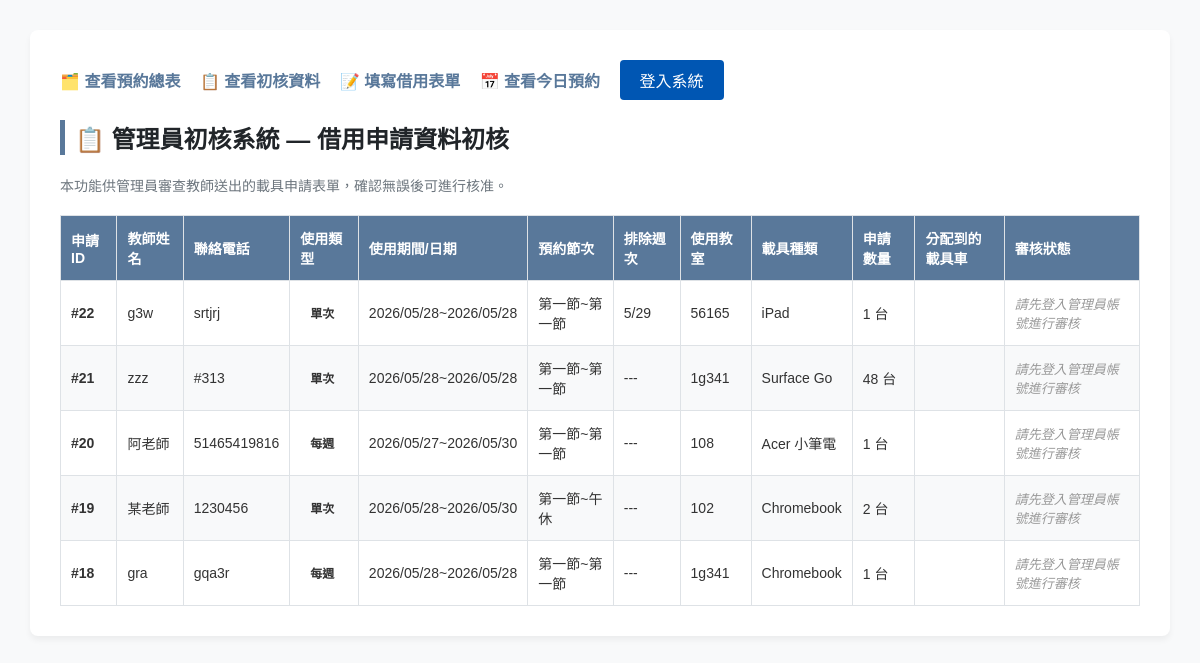
/borrow/, run on an earlier commit of the app's database.
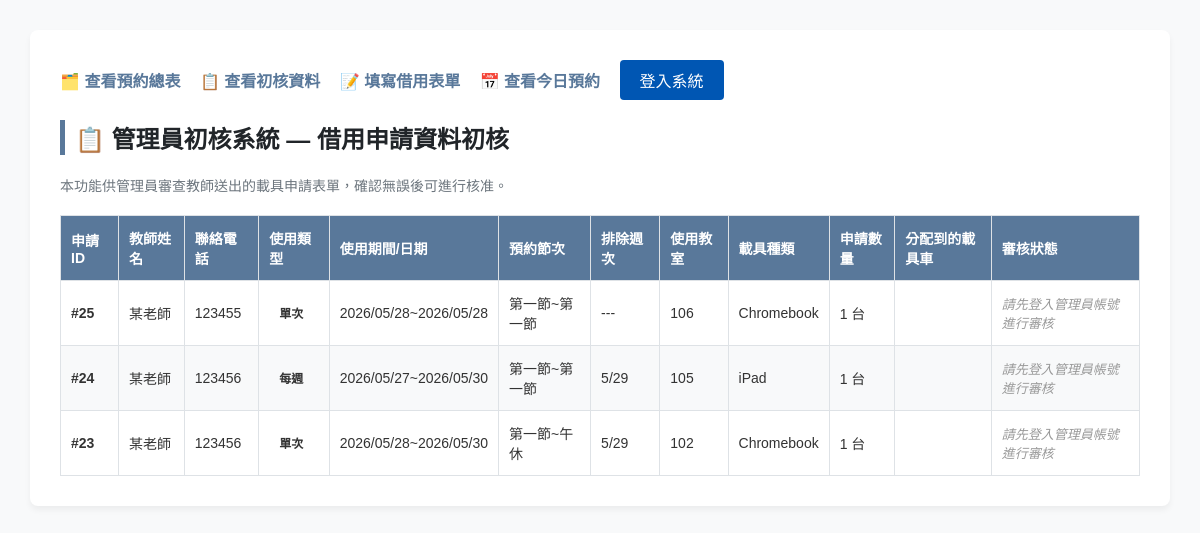
And on a later commit of the database.
### show/models.py (models this page shows, shortened)
class Borrowlist(models.Model):
    user = models.CharField("借用老師", max_length=20, null=True, blank=True)
    phone = models.CharField("聯絡電話", max_length=25)
    location = models.CharField("教室", max_length=10)
    usage_type_choices = (
        ('once','單次'),
        ('weekly','每周'),
    )
    usage_type = models.CharField(max_length=10, choices = usage_type_choices , default='once')
    DEVICE_CHOICES =(
        ('ipad', 'iPad'),
        ('chromebook', 'Chromebook'),
        ('surface_go', 'Surface Go'),
        ('acer_laptop', 'Acer 小筆電'),
    )
    device_type = models.CharField("載具種類", max_length=20, choices=DEVICE_CHOICES)
    start_date = models.DateField("開始日期", null=True, blank=True)
    end_date = models.DateField("結束日期", null=True, blank=True)
    DAY_CHOICES = (
        ('Monday','星期一'), ('Tuesday','星期二'), ('Wednesday','星期三'),
        ('Thursday','星期四'), ('Friday','星期五'),
    )
    day = models.CharField("星期", choices=DAY_CHOICES, max_length=50, blank=True, null=True)
    PERIODS_CHOICES = (
        ('1', '第一節'), ('2', '第二節'), ('3', '第三節'), ('4', '第四節'),
        ('4.5', '午休'), ('5', '第五節'), ('6', '第六節'), ('7', '第七節'), ('8', '第八節'),
    )
    periods = models.CharField("開始預約節次", max_length=50, choices=PERIODS_CHOICES, default='1')
    PERIODS_END_CHOICES = (
        ('1', '第一節'), ('2', '第二節'), ('3', '第三節'), ('4', '第四節'),
        ('4.5', '午休'), ('5', '第五節'), ('6', '第六節'), ('7', '第七節'), ('8', '第八節'),
    )
    periods_end = models.CharField("結束預約節次", max_length=50, choices=PERIODS_END_CHOICES, default='1')
    exclude_weeks = models.CharField("排除週次/備註", max_length=100, blank=True, default="")
    STATUS_CHOICES = (
        ('待審核', '待審核'),
        ('已通過', '已通過'),
        ('已拒絕', '已拒絕'),
    )
    device_id = models.CharField("載具編號",max_length = 10,default="")
    time_id = models.CharField("時間",max_length = 10,default="")
    status = models.CharField("審核狀態", max_length=10, choices = STATUS_CHOICES , default='待審核')
    device_amount = models.PositiveIntegerField(default=1)
    classroom = models.CharField(max_length=10, blank=True, null=True)
    assigned_vehicle = models.ForeignKey(
        'devicecar',
        on_delete=models.SET_NULL,
        null=True,
        blank=True,
        verbose_name="系統指派載具車"
    )

### show/views.py (the view, shortened to what this page needs)
# urls.py: path('borrow/', views.view_borrow_list, name='view_borrow_list'),
def view_borrow_list(request):
    borrow_records = Borrowlist.objects.all().order_by('-id')
    return render(request, 'borrow_list.html', {
        'borrow_records': borrow_records
    })

### show/templates/borrow_list.html (shortened to what the changed rows need)
<!DOCTYPE html>
<html lang="zh-TW">
<head>
</head>
<body>
    <div class="container">
        <h2>📋 管理員初核系統 — 借用申請資料初核</h2>
        <table>
            <thead>
                <tr>
                    <th>申請ID</th>
                    <th>教師姓名</th>
                    <th>聯絡電話</th>
                    <th>使用類型</th>
                    <th>使用期間/日期</th>
                    <th>預約節次</th>
                    <th>排除週次</th>
                    <th>使用教室</th>
                    <th>載具種類</th>
                    <th>申請數量</th>
                    <th>分配到的載具車</th>
                    <th>審核狀態</th>
                </tr>
            </thead>
            <tbody>
                {% for record in borrow_records %}
                    <tr>
                    <td><strong>#{{ record.id }}</strong></td>
                    <td>{{ record.user }}</td>
                    <td>{{ record.phone }}</td>
                    <td>
                        {% if record.usage_type == 'once' %}
                            <span class="badge bg-primary">單次</span>
                        {% else %}
                            <span class="badge bg-success">每週</span>
                        {% endif %}
                    </td>
                    <td>
                        {{record.start_date|date:"Y/m/d"}}~{{record.end_date|date:"Y/m/d"}}
                    </td>
                    <td>
                        {{ record.get_periods_display }}~{{ record.get_periods_end_display }}
                    </td>
                    <td>
                        {% if record.exclude_weeks %}
                            {{ record.exclude_weeks }}
                        {% else %}
                            ---
                        {% endif %}
                    </td>
                    <td>{{ record.location }}</td>
                    <td>{{ record.get_device_type_display }}</td>
                    <td>{{ record.device_amount }} 台</td>
                    <td>{{ record.assigned_vehicle.device_id }}</td>
                    <td>
                        {% if user.is_superuser %}
                            {% if record.status == '待審核' %}
                                <form method="POST" action="{% url 'view_borrow_list' %}"style="display:inline;">
                                    {% csrf_token %}
                                    <input type="hidden" name="record_id" value="{{ record.id }}">
                                    <button type="submit" name="action" value="approve" class="btn btn-sm btn-approved" onclick="return confirm('確定要核准這筆借用嗎？')"> 核准</button>
                                    <button type="submit" name="action" value="reject" class="btn btn-sm btn-reject" onclick="return confirm('確定要拒絕嗎？')"> 拒絕</button>
                                 </form>
                            {% elif record.status == '已核准' %}
                                <span class="badge bg-info">已核准</span>
                            {% elif record.status == '已拒絕' %}
                                <span class="badge bg-warning">已拒絕</span>
                            {% else %}
                                <span class="badge bg-secondary">{{ record.status }}</span>
                            {% endif %}
                        {% else %}
                        <span class="text-muted">請先登入管理員帳號進行審核</span>
                        {% endif %}
                    </td>
                        </tr>
                        {% empty %}
                        <tr>
                            <td colspan="11" class="text-center text-muted">📭 目前尚無任何教師提交借用申請。</td>
                        </tr>
                {% endfor %}
            </tbody>
        </table>
    </div>
</body>
</html>

What changed in the data, as far as the page shows it:
removed Borrowlist: id "22", user "g3w", phone "srtjrj", usage_type "單次", start_date "2026/05/28", end_date "2026/05/28", periods "第一節", periods_end "第一節", exclude_weeks "5/29", location "56165", device_type "iPad", device_amount "1"
removed Borrowlist: id "21", user "zzz", phone "#313", usage_type "單次", start_date "2026/05/28", end_date "2026/05/28", periods "第一節", periods_end "第一節", location "1g341", device_type "Surface Go", device_amount "48"
removed Borrowlist: id "20", user "阿老師", phone "51465419816", usage_type "每週", start_date "2026/05/27", end_date "2026/05/30", periods "第一節", periods_end "第一節", location "108", device_type "Acer 小筆電", device_amount "1"
removed Borrowlist: id "19", user "某老師", phone "1230456", usage_type "單次", start_date "2026/05/28", end_date "2026/05/30", periods "第一節", periods_end "午休", location "102", device_type "Chromebook", device_amount "2"
removed Borrowlist: id "18", user "gra", phone "gqa3r", usage_type "每週", start_date "2026/05/28", end_date "2026/05/28", periods "第一節", periods_end "第一節", location "1g341", device_type "Chromebook", device_amount "1"
added Borrowlist: id "25", user "某老師", phone "123455", usage_type "單次", start_date "2026/05/28", end_date "2026/05/28", periods "第一節", periods_end "第一節", location "106", device_type "Chromebook", device_amount "1"
added Borrowlist: id "24", user "某老師", phone "123456", usage_type "每週", start_date "2026/05/27", end_date "2026/05/30", periods "第一節", periods_end "第一節", exclude_weeks "5/29", location "105", device_type "iPad", device_amount "1"
added Borrowlist: id "23", user "某老師", phone "123456", usage_type "單次", start_date "2026/05/28", end_date "2026/05/30", periods "第一節", periods_end "午休", exclude_weeks "5/29", location "102", device_type "Chromebook", device_amount "1"
